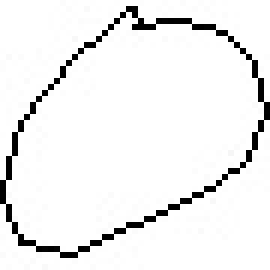
#> input picture training_images/0/0_1612.jpg, 45 x 45 px, found by its file name (shown 6 times larger); its folder holds 4 pictures in this run
$ jupyter execute --allow-errors 'Data load and model creation.ipynb'   (shell and % lines are left out)
#> lines starting #> are read from the running program, lines starting #| are printed output that depends on the picture; after the words box and inside, x2 and y2 are one past the last pixel; in counts of white or black regions, pixels touching at a corner belong together
[cell 1]
import numpy as np
import pandas as pd
import os
import cv2
import matplotlib.pyplot as plt
from os import listdir
from os.path import isfile, join
from PIL import Image

[cell 2]
def disp_contours(ctrs,width, height, index = None):
#to display the contour
    if index is None:
        print(len(ctrs))
        ind = -1
    else:
        ind = 1
    for ctr_i in ctrs:
        img2 = np.zeros((height,width,3), np.uint8)
        cv2.drawContours(img2, ctrs, ind, (0,255,0), 1)
        plt.imshow(img2)
        plt.show()

[cell 3]
def load_images(folder):
    train_data=[]
    for filename in os.listdir(folder):
        img=cv2.imread(os.path.join(folder,filename),cv2.IMREAD_GRAYSCALE)
        height, width = img.shape
        #image.copyTo(img2)
        img=~img
        if img is not None:
            _,thresh=cv2.threshold(img,127,255,cv2.THRESH_BINARY)
            ctrs,ret=cv2.findContours(thresh,cv2.RETR_EXTERNAL,cv2.CHAIN_APPROX_NONE)
            cnt=sorted(ctrs,key=lambda ctr:cv2.boundingRect(ctr)[0])
            #input()
            #disp_contours(cnt,width, height)
            w=int(28)
            h=int(28)
            maxi=0
            for c in cnt:
                x,y,w,h=cv2.boundingRect(c)
                maxi=max(w*h,maxi)
                if(maxi==w*h):
                    x_max=x
                    y_max=y
                    h_max=h
                    w_max=w
            im_crop=thresh[y_max:y_max+h_max+10,x_max:x_max+w_max+10]
            im_resize=cv2.resize(im_crop,(28,28))
            im_resize=np.reshape(im_resize,(784,1))
            train_data.append(im_resize)
    return train_data

[cell 4]
#to see the contour on a single data
#data = load_images("D:/programs/YMinorProject/sese/handwritten-equation-recognizer/extracted_images/testing_bro")

[cell 5]
img_folder_path = "D:/programs/YMinorProject/sese/handwritten-equation-recognizer/extracted_images"

[cell 6]
data=[]

#> (a cell that did not finish here is left out)

#> (a cell that did not finish here is left out)

for i in range(0,len(data11)):
    data11[i]=np.append(data11[i],['11'])
data=np.concatenate((data,data11))
print(len(data))

[cell 9]
data0=load_images('new/0')
#> call 3 of load_images, with folder = 'new/0'
#> in load_images, img is the input picture: shape (45, 45); min 0, max 255, mean 239.8
#> in load_images (call 3), `img=~img`:
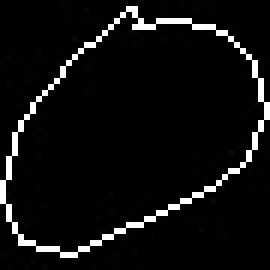
#> img: shape (45, 45) (shown 6 times larger); min 0, max 255, mean 15.2
#> in load_images (call 3), `_,thresh=cv2.threshold(img,127,255,cv2.THRESH_BINARY)`: thresh: shape (45, 45); 5.8% white in thin lines or dots
#> in load_images (call 3), `ctrs,ret=cv2.findContours(thresh,cv2.RETR_EXTERNAL,cv2.CHAIN_APPROX_NO..`: ctrs = 1 contour; box (x1, y1, x2, y2) and area: (0, 1, 45, 43) 1173; ret = [[-1, -1, -1, -1]]
#> in load_images (call 3), `cnt=sorted(ctrs,key=lambda ctr:cv2.boundingRect(ctr)[0])`: cnt has the same summary as ctrs
#> the loop in load_images (call 3), `for c in cnt:` made 1 pass
#> (x, y, w, h, maxi, x_max, y_max, h_max) on pass 1: (0, 1, 45, 42, 1890, 0, 1, 42)
#> in load_images (call 3), `im_crop=thresh[y_max:y_max+h_max+10,x_max:x_max+w_max+10]`:
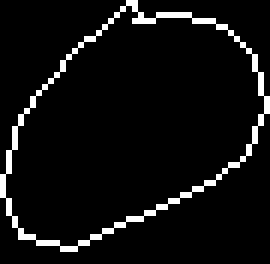
#> im_crop: shape (44, 45) (shown 6 times larger); 6% white in thin lines or dots
#> in load_images (call 3), `im_resize=cv2.resize(im_crop,(28,28))`:
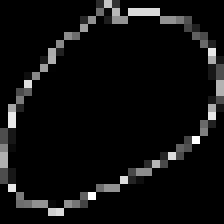
#> im_resize: shape (28, 28) (shown 8 times larger); min 0, max 255, mean 15.5
#> in load_images (call 3), `im_resize=np.reshape(im_resize,(784,1))`: im_resize = 784 values, max 255 at index 500, min 0 at index 0, mean 15.46
#> pass 2 of the loop in load_images, `for filename in os.listdir(folder):`:
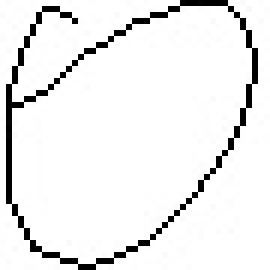
#> input picture training_images/0/0_19742.jpg, 45 x 45 px, found by its file name (shown 6 times larger)
#> in load_images, img is the input picture: shape (45, 45); min 0, max 255, mean 237.1
#> thresh: shape (45, 45); 6.9% white in thin lines or dots
#> ctrs = 1 contour; box (x1, y1, x2, y2) and area: (1, 0, 43, 45) 1222
#> cnt has the same summary as ctrs
#> the loop in load_images (call 3), `for c in cnt:` made 1 pass
#> (x, y, w, h, maxi, x_max, y_max, h_max) on pass 1: (1, 0, 42, 45, 1890, 1, 0, 45)
#> in load_images (call 3), `im_crop=thresh[y_max:y_max+h_max+10,x_max:x_max+w_max+10]`:
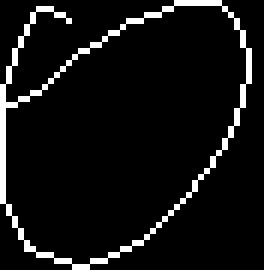
#> im_crop: shape (45, 44) (shown 6 times larger); 7.1% white in thin lines or dots
#> in load_images (call 3), `im_resize=cv2.resize(im_crop,(28,28))`:
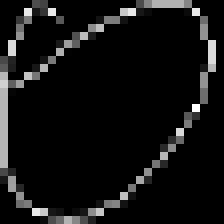
#> im_resize: shape (28, 28) (shown 8 times larger); min 0, max 255, mean 18.6
#> in load_images (call 3), `im_resize=np.reshape(im_resize,(784,1))`: im_resize = 784 values, max 255 at index 388, min 0 at index 0, mean 18.65
#> pass 3 of the loop in load_images, `for filename in os.listdir(folder):`:
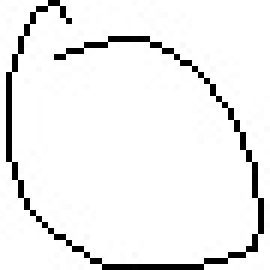
#> input picture training_images/0/0_2462.jpg, 45 x 45 px, found by its file name (shown 6 times larger)
#> in load_images, img is the input picture: shape (45, 45); min 0, max 255, mean 238.2
#> thresh: shape (45, 45); 6.5% white in thin lines or dots
#> ctrs = 1 contour, all with area under 20
#> the loop in load_images (call 3), `for c in cnt:` made 1 pass
#> (x, y, w, h, maxi, x_max, y_max, h_max) on pass 1: (1, 0, 43, 45, 1935, 1, 0, 45)
#> in load_images (call 3), `im_crop=thresh[y_max:y_max+h_max+10,x_max:x_max+w_max+10]`:
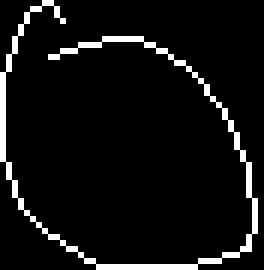
#> im_crop: shape (45, 44) (shown 6 times larger); 6.6% white in thin lines or dots
#> in load_images (call 3), `im_resize=cv2.resize(im_crop,(28,28))`:
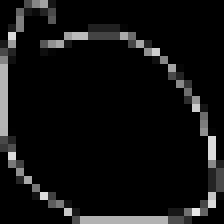
#> im_resize: shape (28, 28) (shown 8 times larger); min 0, max 232, mean 17
#> in load_images (call 3), `im_resize=np.reshape(im_resize,(784,1))`: im_resize = 784 values, max 232 at index 752, min 0 at index 0, mean 17.05
#> the loop made 4 passes; the first 3 are shown
for i in range(0,len(data0)):
    data0[i]=np.append(data0[i],['0'])
#> (the rest of this cell did not finish here and is left out)

#> (a cell that did not finish here is left out)
